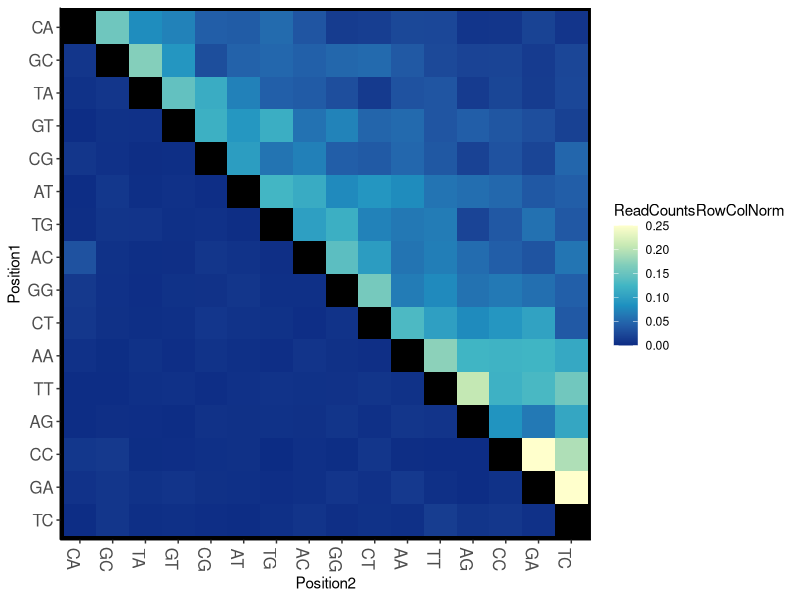
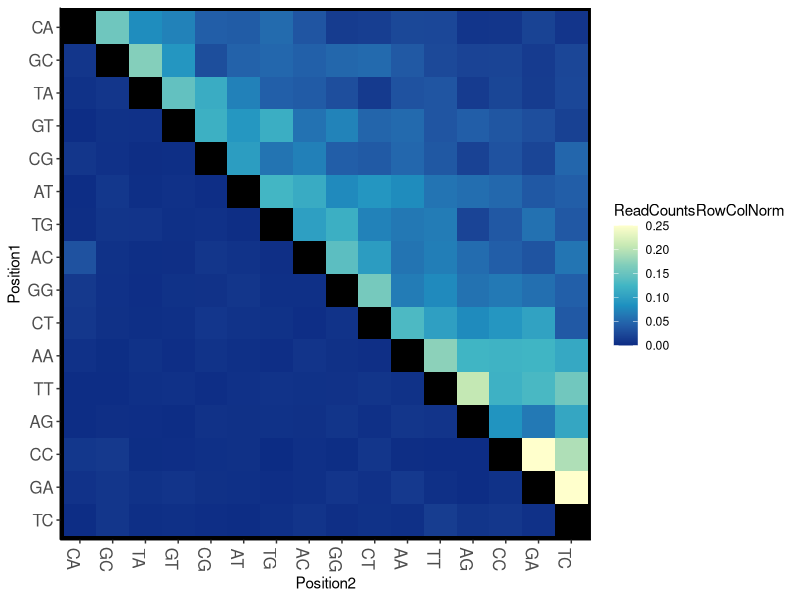

Source code (R) for these figures, in order:
library(tidyverse)

P1E16_bigram12 <- read.delim2('TAPE-Prog1-Epoch16-repAll.csv', sep = ',', strip.white = TRUE)
P1E16_bigram12$ReadCounts <- as.numeric(as.character(P1E16_bigram12$ReadCounts))

P1E16_bigram12$Position1 <- factor(P1E16_bigram12$Position1, levels = rev(c('CA','GC','TA','GT',
                                                                            'CG','AT','TG','AC',
                                                                            'GG','CT','AA','TT',
                                                                            'AG','CC','GA','TC')))

P1E16_bigram12$Position2 <- factor(P1E16_bigram12$Position2, levels = c('CA','GC','TA','GT',
                                                                        'CG','AT','TG','AC',
                                                                        'GG','CT','AA','TT',
                                                                        'AG','CC','GA','TC'))


P1E16_bigram12_RowColnorm <- P1E16_bigram12 %>%
  group_by(Position2) %>%
  mutate(ReadCountsColNorm = ReadCounts / sum(ReadCounts)) %>%
  group_by(Position1) %>%
  mutate(ReadCountsRowColNorm = ReadCountsColNorm / sum(ReadCountsColNorm))

P1E16_bigram12_RowColnorm <- filter(P1E16_bigram12_RowColnorm, Position1 != Position2)
P1E16_bigram12_RowColnorm <- mutate(P1E16_bigram12_RowColnorm, ReadCountsRowColNorm = replace(ReadCountsRowColNorm, ReadCountsRowColNorm > 0.25, 0.25))


ggplot(P1E16_bigram12_RowColnorm, aes(y = Position1, x = Position2, fill= ReadCountsRowColNorm)) + 
  geom_tile()+
  scale_fill_distiller(palette = "YlGnBu") +
  theme(axis.text.x = element_text(angle = -90, vjust = 1, hjust=0.3, size = 12), 
        axis.text.y = element_text(size = 12),
        panel.grid.major = element_blank(), 
        panel.grid.minor = element_blank(),
        panel.background = element_rect(fill = "black",colour = NA),
        plot.background = element_rect(fill = "transparent",colour = NA),
        axis.line = element_line(size = 0.5, color = rgb(0,0,0,max=255)))
ggsave(file = 'Figure2C_Program1_2Dhistogram_plot.eps', height = 3, width = 5)



